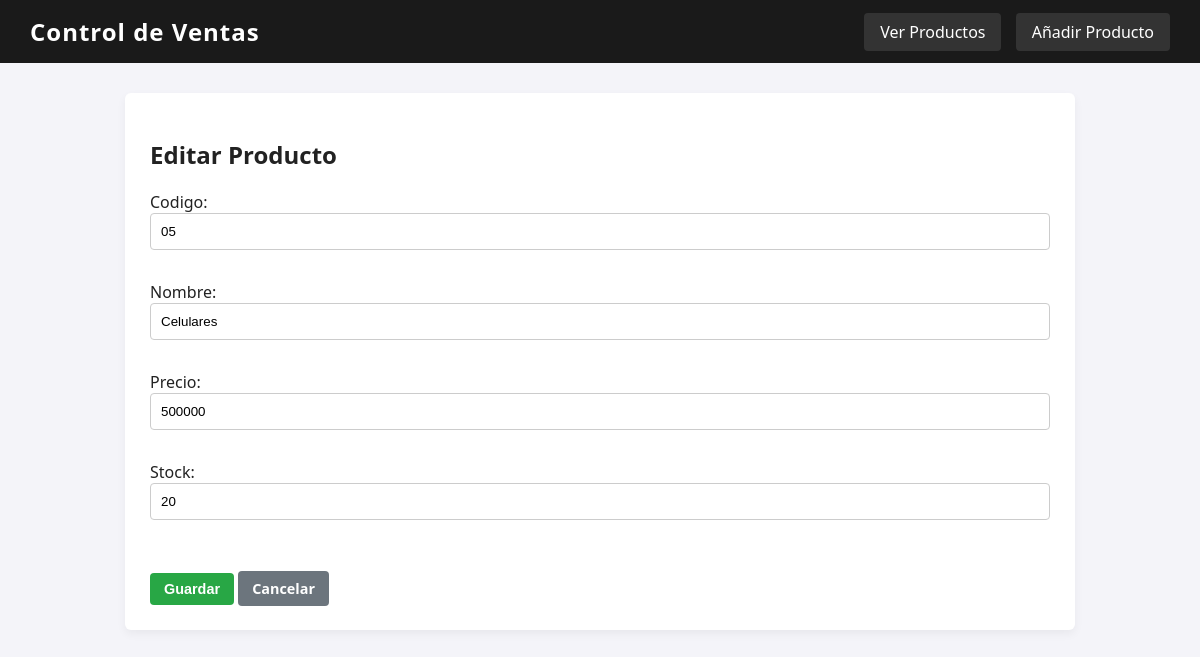
/productos/2/editar/, run on the app's committed database.
### ventas/models.py (models this page shows, shortened)
class Producto(models.Model):
    codigo = models.CharField(max_length=20)
    nombre = models.CharField(max_length=64)
    precio = models.PositiveIntegerField(default=1)
    stock = models.PositiveIntegerField(default=0)

### ventas/views.py (the view)
# urls.py: path('productos/<int:pk>/editar/', views.producto_update, name='producto_update'),
def producto_update(request, pk):
    producto = get_object_or_404(Producto, pk=pk)
    if request.method == 'POST':
        form = ProductoForm(request.POST, instance=producto)
        if form.is_valid():
            form.save()
            return redirect('producto_list') # Corregido: añadido comillas para evitar error de ejecución
    else:
        form = ProductoForm(instance=producto)
        return render(request, 'ventas/producto_form.html', {'form': form})

### ventas/forms.py (shortened to what this page needs)
class ProductoForm(forms.ModelForm):
    class Meta:
        model = Producto
        fields = ['codigo', 'nombre', 'precio', 'stock']
        widgets = {
            'precio': forms.NumberInput(attrs={'min': '1'}),
            'stock': forms.NumberInput(attrs={'min': '0'})
        }

### ventas/templates/ventas/producto_form.html (shortened to what this page needs)
{% extends 'ventas/base.html' %}
{% block content %}
    <h2>{% if form.instance.pk %}Editar Producto{% else %}Nuevo Producto{% endif %}</h2>
    <form method="POST">
        {{ form.as_p }}
        <br>
        <button type="submit" class="btn">Guardar</button>
        <a href="{% url 'producto_list' %}" class="btn btn-cancel">Cancelar</a>
    </form>
{% endblock %}

### ventas/templates/ventas/base.html (style rules this page uses)
body { font-family: 'Segoe UI', Tahoma, Geneva, Verdana, sans-serif; margin: 0; padding: 0; background-color: #f4f4f9; color: #222; }
button, .btn { padding: 8px 14px; border: none; border-radius: 4px; cursor: pointer; text-decoration: none; color: white; background-color: #28a745; font-size: 0.9rem; font-weight: bold; }
.btn-cancel { background-color: #6c757d; }
input, select { padding: 10px; margin-bottom: 15px; border: 1px solid #ccc; border-radius: 4px; width: 100%; box-sizing: border-box; }

### data on the page
Producto: codigo "05", nombre "Celulares", precio "500000", stock "20"
